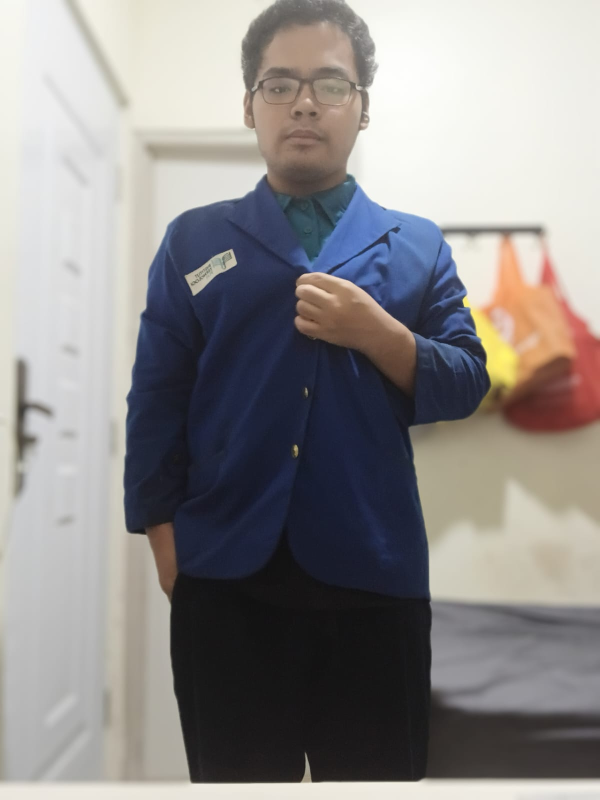
#> input picture UAS_PCD_202431165_Gary_D/20260712_210234.jpg, 1199 x 1599 px (shown at 1/2 size)
$ jupyter execute UAS_PCD_202431165_Gary_D.ipynb
#> lines starting #> are read from the running program, lines starting #| are printed output that depends on the picture
[cell 1]
 #1.Import semua library yang dibutuhkan
 #202431165_Gary
import cv2
import numpy as np
import matplotlib.pyplot as plt

[cell 2]
# 2. Membaca dan menyiapkan citra asli
# 202431165_Gary
image_path = '20260712_210234.jpg'
img = cv2.imread(image_path)
#> img is the input picture: shape (1599, 1199, 3); mean B, G, R 138.5, 139.2, 142.1

# Konversi warna dari BGR (format OpenCV) ke RGB (format Matplotlib)
img_rgb = cv2.cvtColor(img, cv2.COLOR_BGR2RGB)
h, w = img_rgb.shape[:2]
#> h = 1599; w = 1199

[cell 3]
# 3.Rotasi Citra (Rotated)
# Memutar citra sebesar 45 derajat
#202431165_Gary
center = (w // 2, h // 2)
#> center = (599, 799)
M_rot = cv2.getRotationMatrix2D(center, 45, 1.0)
rotated = cv2.warpAffine(img_rgb, M_rot, (w, h))
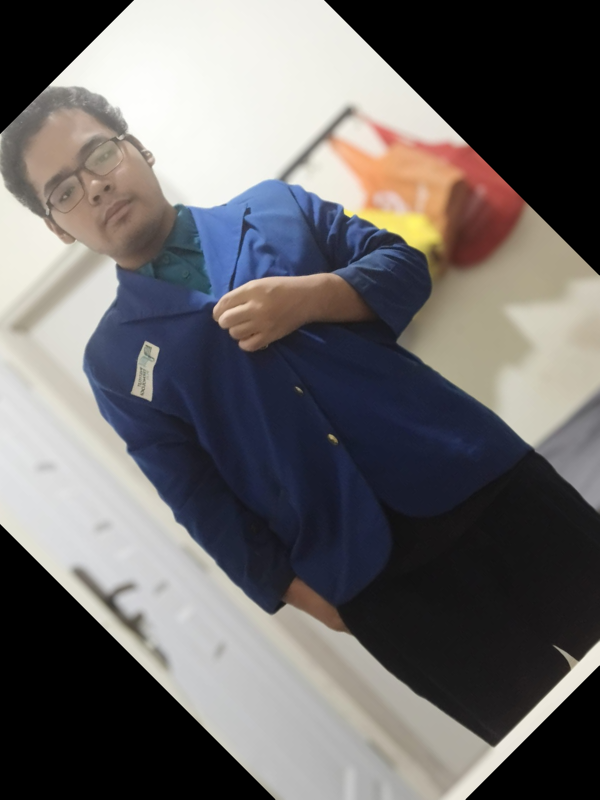
#> rotated: shape (1599, 1199, 3) (shown at 1/2 size); mean R, G, B 106.4, 103.8, 104

[cell 4]
# 4. Mengubah Ukuran Citra (Resized)
#202431165_Gary
# Mengubah ukuran menjadi setengah dari ukuran asli
resized = cv2.resize(img_rgb, (w // 2, h // 2))
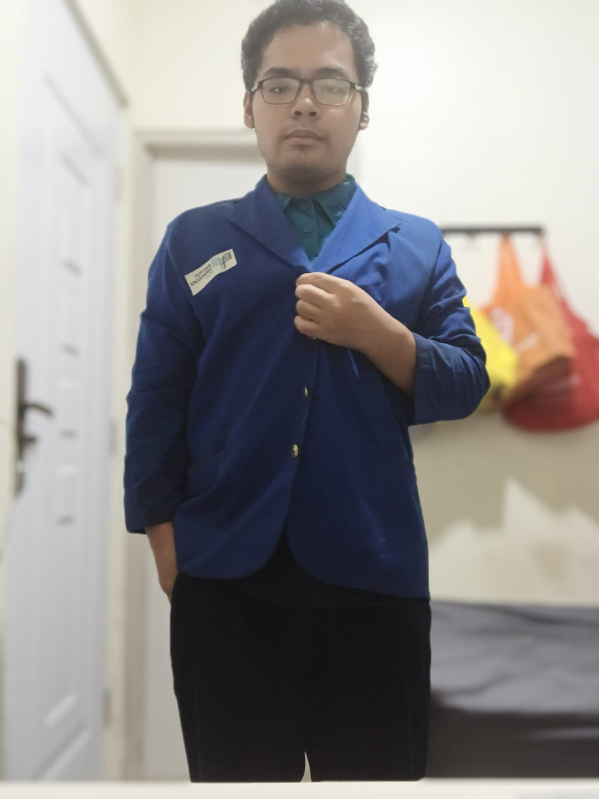
#> resized: shape (799, 599, 3); mean R, G, B 142.1, 139.2, 138.5

[cell 5]
#5. Memotong Citra (Cropped)
#202431165_Gary
# Memotong citra di area tengah. Silakan ubah angka 0.15 dan 0.85 jika area potongnya kurang pas di wajahmu.
start_row, start_col = int(h * 0.15), int(w * 0.15)
#> start_row = 239; start_col = 179
end_row, end_col = int(h * 0.85), int(w * 0.85)
#> end_row = 1359; end_col = 1019
cropped = img_rgb[start_row:end_row, start_col:end_col]
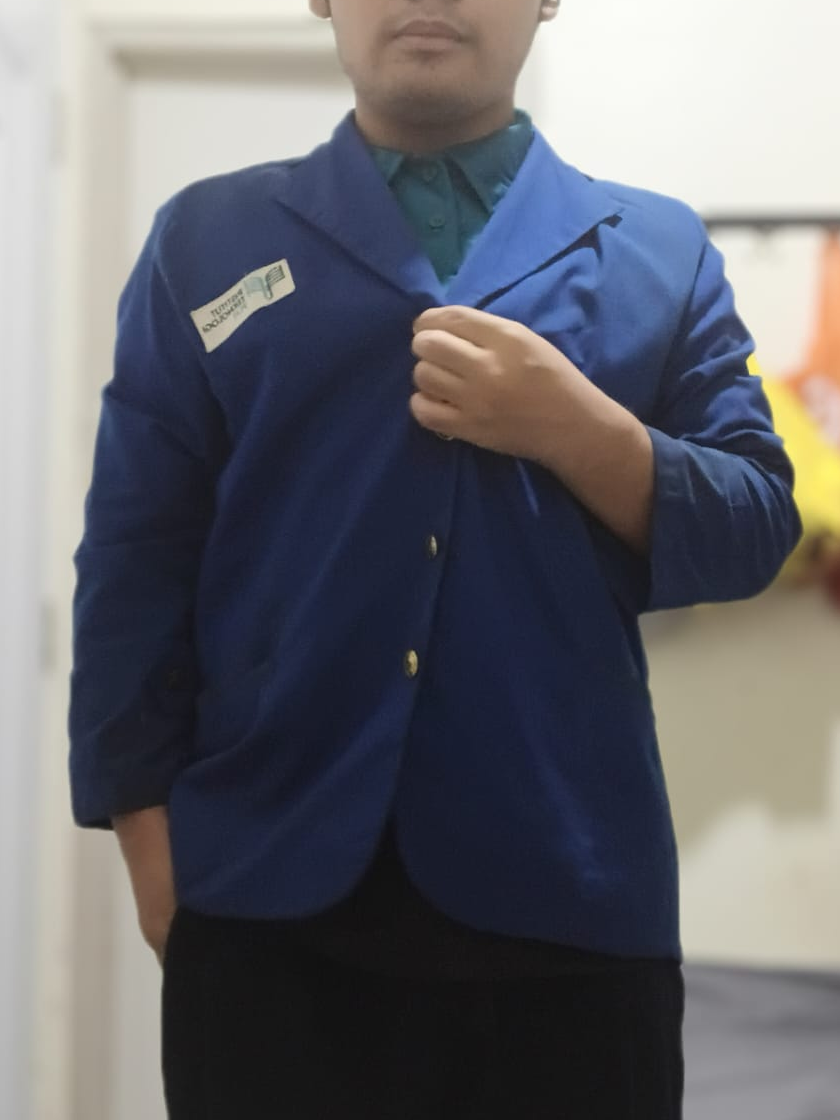
#> cropped: shape (1120, 840, 3); mean R, G, B 104, 104.1, 109.3

[cell 6]
# 6. Membalik Citra (Flipped)
#202431165_Gary
# Membalik citra secara horizontal
flipped = cv2.flip(img_rgb, 1)
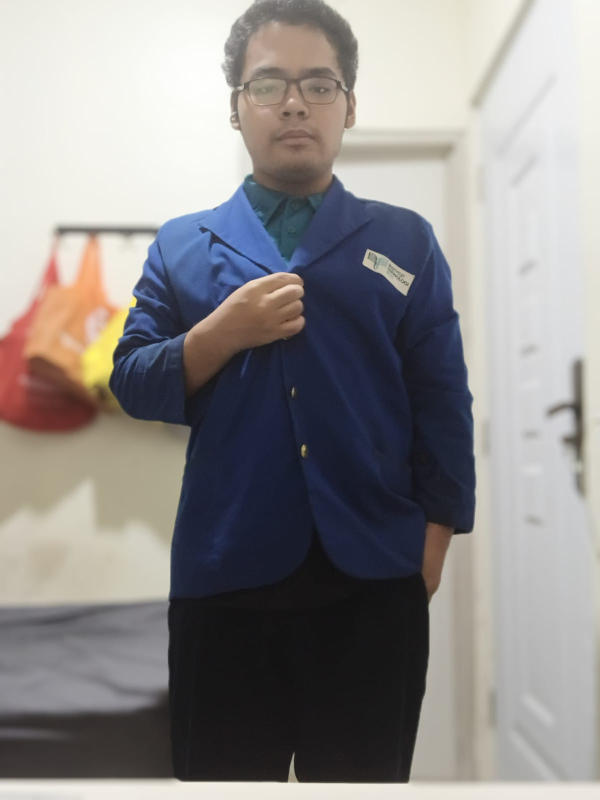
#> flipped: shape (1599, 1199, 3) (shown at 1/2 size); mean R, G, B 142.1, 139.2, 138.5

[cell 7]
# 7. Pergeseran Citra (Translated)
#202431165_Gary
# Menggeser citra 100 piksel ke kanan dan 100 piksel ke bawah
M_trans = np.float32([[1, 0, 100], [0, 1, 100]])
translated = cv2.warpAffine(img_rgb, M_trans, (w, h))
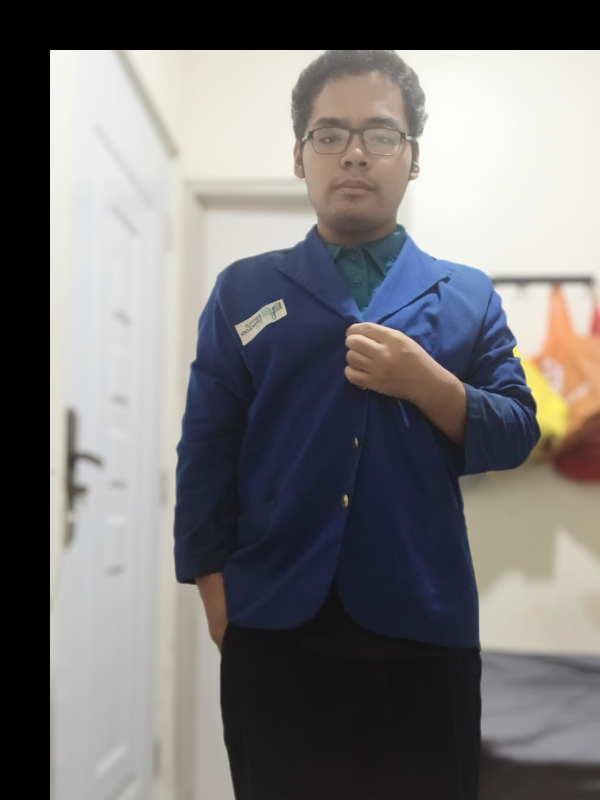
#> translated: shape (1599, 1199, 3) (shown at 1/2 size); mean R, G, B 118.7, 117.1, 117.5

[cell 8]
# 8.Menampilkan output sesuai format soal
#202431165_Gary
fig, axes = plt.subplots(2, 3, figsize=(15, 10))

# Citra Asli
axes[0, 0].imshow(img_rgb)
axes[0, 0].set_title('Citra Asli')

# After Rotated
axes[0, 1].imshow(rotated)
axes[0, 1].set_title('After Rotated')

# After Resized
axes[0, 2].imshow(resized)
axes[0, 2].set_title('After Resized')

# After Cropped
axes[1, 0].imshow(cropped)
axes[1, 0].set_title('After Cropped')

# After Flipped
axes[1, 1].imshow(flipped)
axes[1, 1].set_title('After Flipped')

# After Translated
axes[1, 2].imshow(translated)
axes[1, 2].set_title('After Translated')

plt.tight_layout()
plt.show()

[cell 9]
# Cell 9: Menyimpan gambar hasil per operasi

# 1. Kembalikan format warna dari RGB ke BGR untuk proses penyimpanan OpenCV
rotated_bgr = cv2.cvtColor(rotated, cv2.COLOR_RGB2BGR)
resized_bgr = cv2.cvtColor(resized, cv2.COLOR_RGB2BGR)
cropped_bgr = cv2.cvtColor(cropped, cv2.COLOR_RGB2BGR)
flipped_bgr = cv2.cvtColor(flipped, cv2.COLOR_RGB2BGR)
translated_bgr = cv2.cvtColor(translated, cv2.COLOR_RGB2BGR)

# 2. Menyimpan masing-masing gambar ke dalam file .jpg baru
cv2.imwrite('hasil_01_rotated.jpg', rotated_bgr)
cv2.imwrite('hasil_02_resized.jpg', resized_bgr)
cv2.imwrite('hasil_03_cropped.jpg', cropped_bgr)
cv2.imwrite('hasil_04_flipped.jpg', flipped_bgr)
cv2.imwrite('hasil_05_translated.jpg', translated_bgr)

print("Berhasil! Semua gambar sudah tersimpan di direktori Colab.")

$ run again, with UAS_PCD_202431165_Gary_D/hasil_01_rotated.jpg copied over UAS_PCD_202431165_Gary_D/20260712_210234.jpg
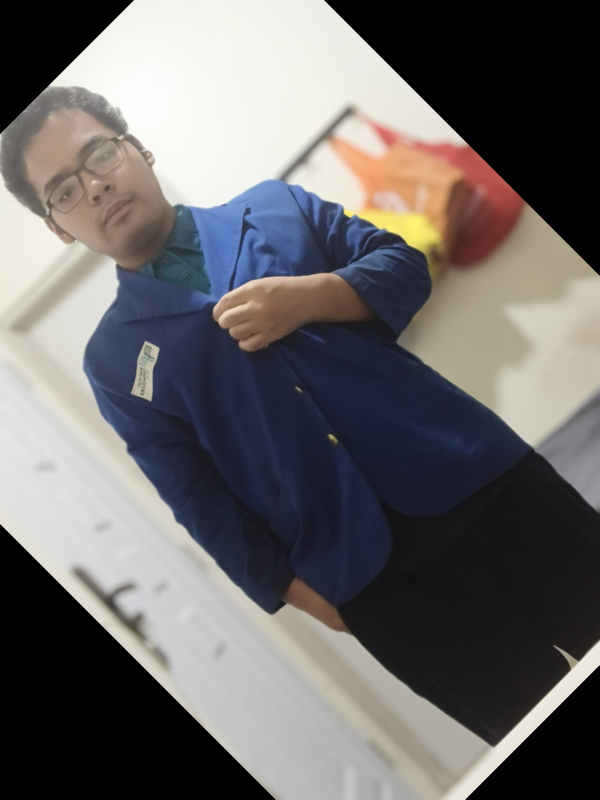
#> input picture UAS_PCD_202431165_Gary_D/hasil_01_rotated.jpg, 1199 x 1599 px (shown at 1/2 size)
#> img is the input picture: shape (1599, 1199, 3); mean B, G, R 104, 103.8, 106.4
#> `flipped = cv2.flip(img_rgb, 1)`:
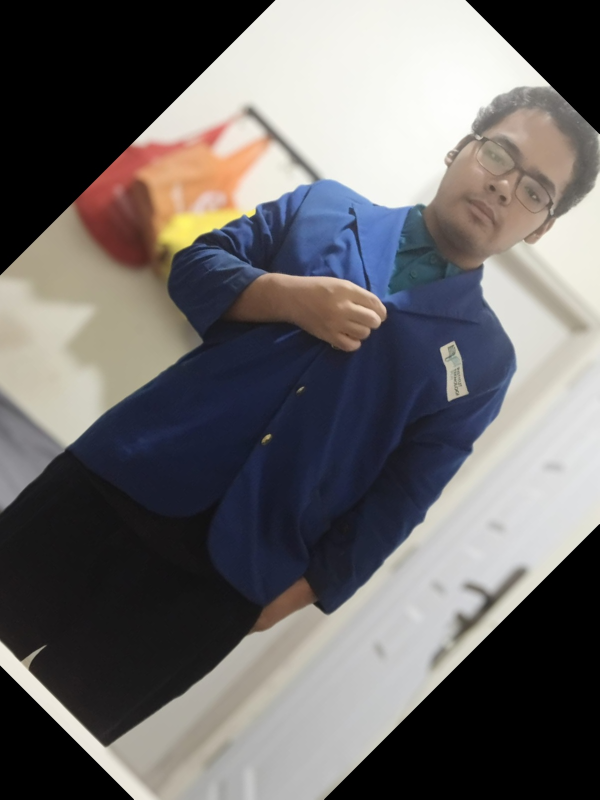
#> flipped: shape (1599, 1199, 3) (shown at 1/2 size); mean R, G, B 106.4, 103.8, 104
#> `translated = cv2.warpAffine(img_rgb, M_trans, (w, h))`:
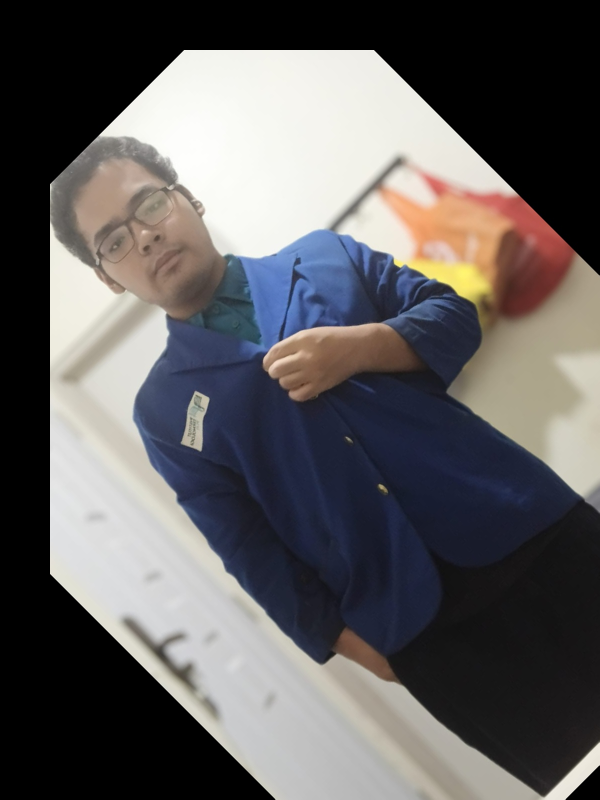
#> translated: shape (1599, 1199, 3) (shown at 1/2 size); mean R, G, B 96.4, 94.1, 94.6

$ run again, with UAS_PCD_202431165_Gary_D/hasil_04_flipped.jpg copied over UAS_PCD_202431165_Gary_D/20260712_210234.jpg
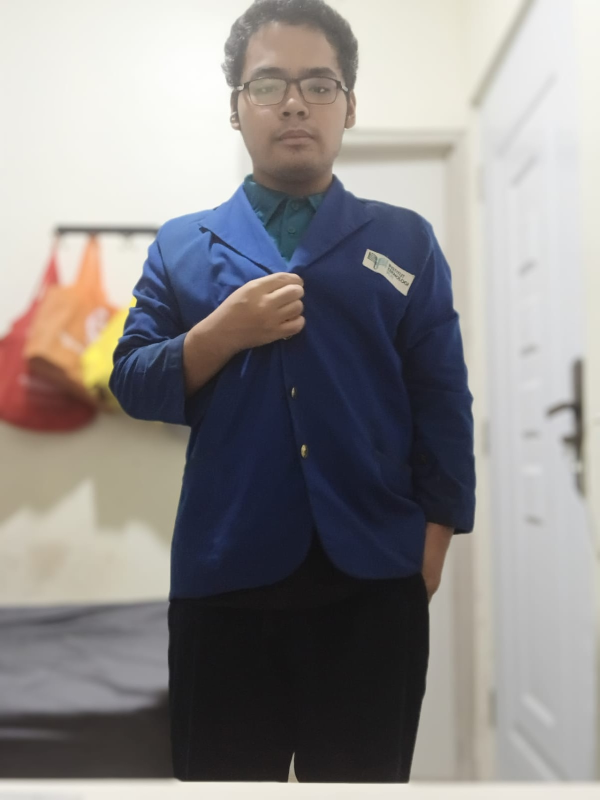
#> input picture UAS_PCD_202431165_Gary_D/hasil_04_flipped.jpg, 1199 x 1599 px (shown at 1/2 size)
#> img is the input picture: shape (1599, 1199, 3); mean B, G, R 138.6, 139.2, 142.1
#> `cropped = img_rgb[start_row:end_row, start_col:end_col]`:
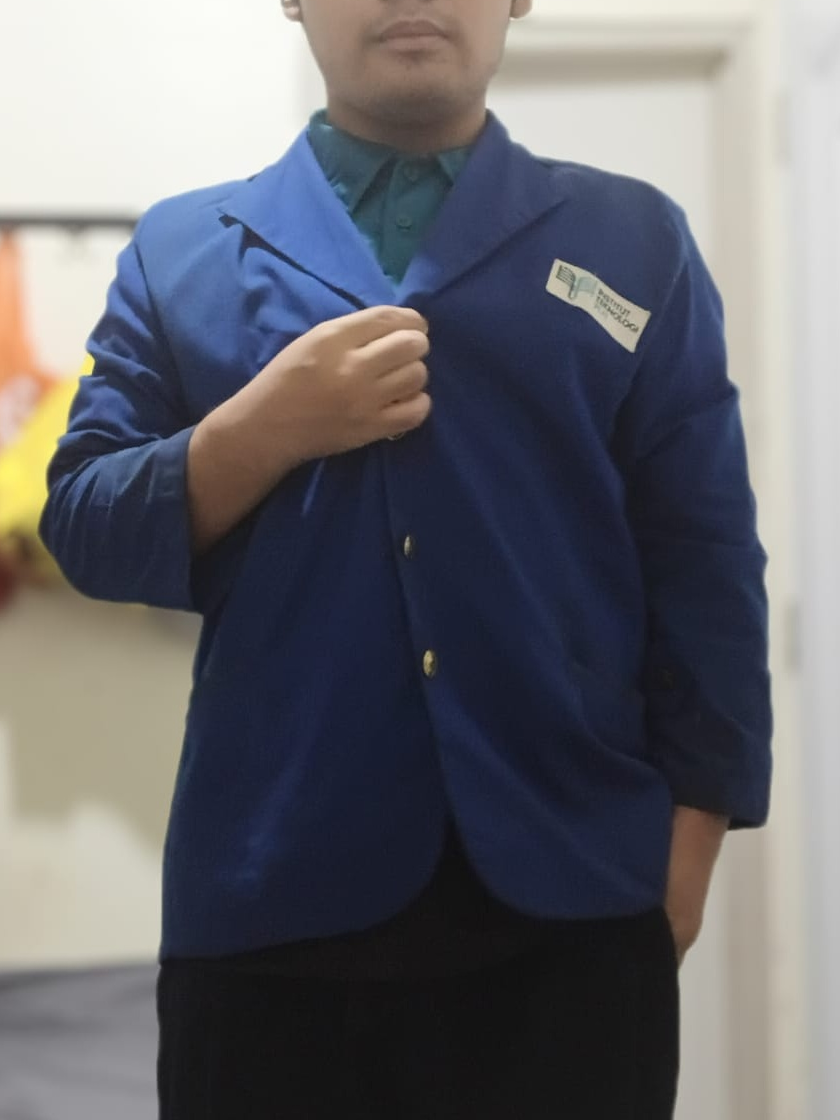
#> cropped: shape (1120, 840, 3); mean R, G, B 104, 104, 109.3
#> `translated = cv2.warpAffine(img_rgb, M_trans, (w, h))`:
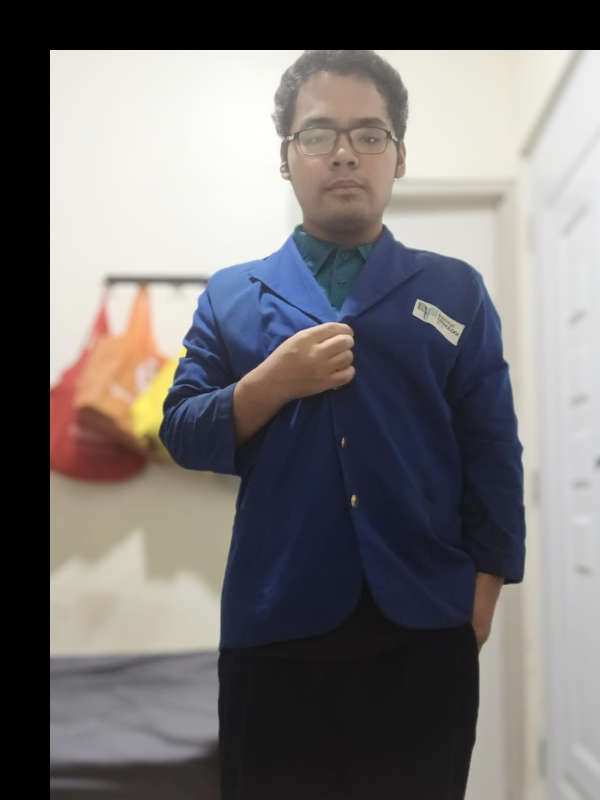
#> translated: shape (1599, 1199, 3) (shown at 1/2 size); mean R, G, B 117.1, 114.4, 114.3
